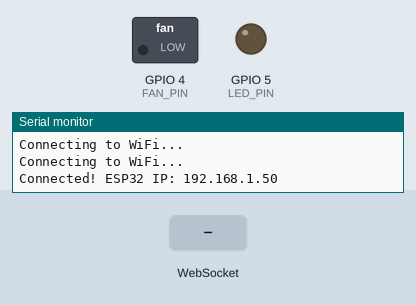
A sketch run on a simulated ESP32. On the bench: switched loads named in the sketch (green lamp = pin HIGH), output pins drawn as LEDs (lit = HIGH), the last lines printed to the serial monitor. The test bench sets the inputs (shaded band). WiFi joins after 1.5 s; servers stay silent unless stated.

Above: at 3.2 s.
3.3 s: WebSocket text "LED ON" received
At 4.0 s:
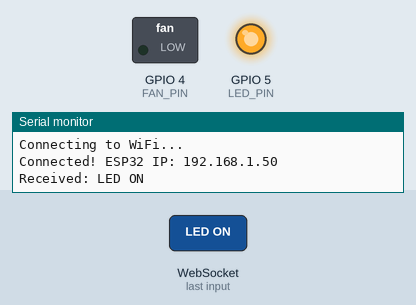
4.8 s: WebSocket text "FAN ON" received
At 5.2 s:
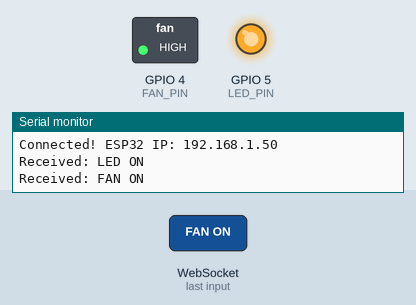
6.3 s: WebSocket text "LED OFF" received
At 7.5 s:
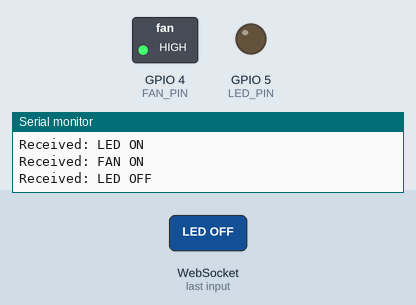
Timing chart, 0 to 9.3 s (numbered marks = the images above; inputs shaded):
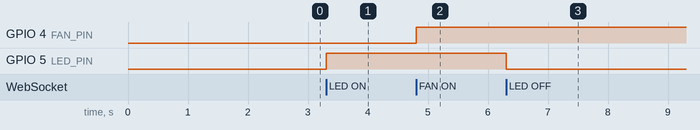

Measured:
- after the input at 3.3 s, GPIO 5 (LED_PIN): LOW → HIGH at once
- after the input at 4.8 s, GPIO 4 (FAN_PIN): LOW → HIGH at once
- after the input at 6.3 s, GPIO 5 (LED_PIN): HIGH → LOW at once

The sketch:

Main_code.ino
```cpp
#include <WiFi.h>
#include <WebSocketsServer.h>

const char* ssid = "Sbin";         // Wi-Fi SSID
const char* password = "smartbin"; // Wi-Fi Password

WebSocketsServer webSocket(81);  // WebSocket server on port 81

#define LED_PIN 5    // Define the LED pin (adjust as needed)
#define FAN_PIN 4    // Define the FAN pin (adjust as needed)

String videoStatus = "Paused";  // Initially set video status to "Paused"

// Function to send status to all WebSocket clients
void sendStatusToClients() {
    String ledStatus = (digitalRead(LED_PIN) == HIGH) ? "LED ON" : "LED OFF";
    String fanStatus = (digitalRead(FAN_PIN) == HIGH) ? "FAN ON" : "FAN OFF";
    String videoStatusMessage = (videoStatus == "Playing") ? "VIDEO PLAYING" : "VIDEO PAUSED";  // Send "VIDEO PLAYING" or "VIDEO PAUSED"

    // Send the status updates to all connected WebSocket clients
    webSocket.broadcastTXT(ledStatus);  // Send LED status
    webSocket.broadcastTXT(fanStatus);  // Send FAN status
    webSocket.broadcastTXT(videoStatusMessage);  // Send VIDEO status
}

void webSocketEvent(uint8_t num, WStype_t type, uint8_t *payload, size_t length) {
    String message = String((char*)payload);

    if (type == WStype_TEXT) {
        Serial.println("Received: " + message);  // This logs the incoming WebSocket message

        // Handle light control commands
        if (message == "LED ON") {
            digitalWrite(LED_PIN, HIGH);  // Turn LED ON
            sendStatusToClients(); // Broadcast status to all clients
        }
        else if (message == "LED OFF") {
            digitalWrite(LED_PIN, LOW);  // Turn LED OFF
            sendStatusToClients(); // Broadcast status to all clients
        }
        // Handle fan control commands
        else if (message == "FAN ON") {
            digitalWrite(FAN_PIN, HIGH);  // Turn FAN ON
            sendStatusToClients(); // Broadcast status to all clients
        }
        else if (message == "FAN OFF") {
            digitalWrite(FAN_PIN, LOW);  // Turn FAN OFF
            sendStatusToClients(); // Broadcast status to all clients
        }
        // Handle video control commands
        else if (message == "VIDEO PLAY") {
            videoStatus = "Playing";  // Set video status to "Playing"
            webSocket.sendTXT(num, "VIDEO PLAY SUCCESS"); // Send confirmation to the client that sent the message
            sendStatusToClients(); // Broadcast status to all clients
        }
        else if (message == "VIDEO PAUSE") {
            videoStatus = "Paused";  // Set video status to "Paused"
            webSocket.sendTXT(num, "VIDEO PAUSE SUCCESS"); // Send confirmation to the client that sent the message
            sendStatusToClients(); // Broadcast status to all clients
        }
    }
}

void setup() {
    Serial.begin(115200);
    pinMode(LED_PIN, OUTPUT);  // Initialize the LED pin as output
    pinMode(FAN_PIN, OUTPUT);  // Initialize the FAN pin as output

    // Connect to Wi-Fi
    WiFi.begin(ssid, password);
    while (WiFi.status() != WL_CONNECTED) {
        delay(1000);
        Serial.println("Connecting to WiFi...");
    }

    Serial.print("Connected! ESP32 IP: ");
    Serial.println(WiFi.localIP());  // Print ESP32 IP

    webSocket.begin();  // Start the WebSocket server
    webSocket.onEvent(webSocketEvent);  // Set up WebSocket event handler
}

void loop() {
    webSocket.loop();  // Keep checking for WebSocket messages
}
```
